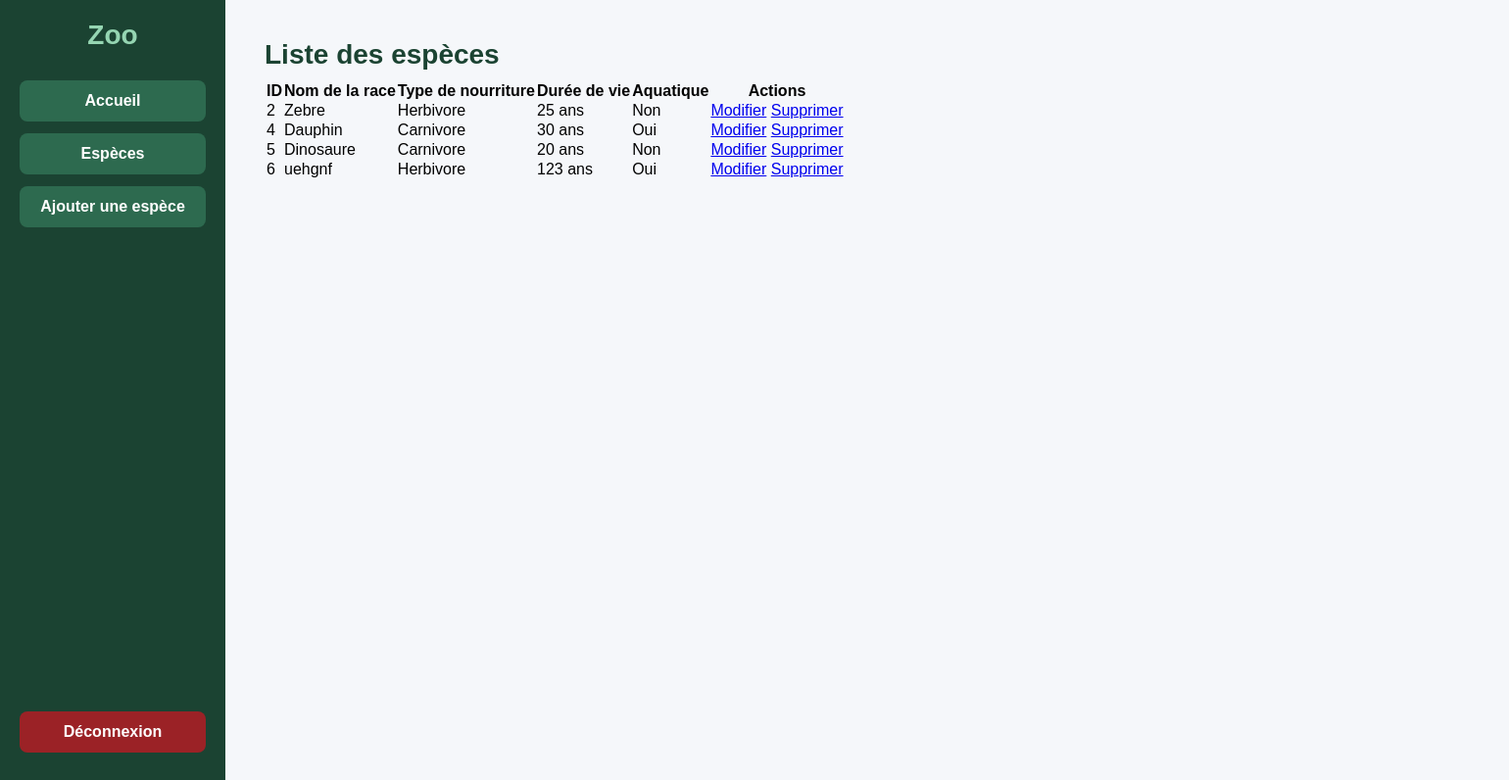
The page /projet_zoo/especes.php (signed in) on the database its author committed.
### tables this page shows
CREATE TABLE `especes` (
  `id` int NOT NULL,
  `nom_race` varchar(30) NOT NULL,
  `type_nourriture` enum('Carnivore','Herbivore','Omnivore') NOT NULL,
  `duree_de_vie` int NOT NULL,
  `animal_aquatique` tinyint(1) NOT NULL DEFAULT '0'
);

### projet_zoo/especes.php (the view, shortened to what this page needs)
<?php
include("connexion.php");
$sql = "SELECT * FROM especes";
$resultat = mysqli_query($conn, $sql);
?>
<!DOCTYPE html>
<html lang="fr">
<head>
    <link rel="stylesheet" href="style2.css">
</head>
<body>
<div class="conteneur">
    <div class="menu">
        <h2>Zoo</h2>
        <a href="accueil.php">Accueil</a>
        <a href="especes.php">Espèces</a>
        <a href="ajout_espece.php">Ajouter une espèce</a>
        <a href="logout.php">Déconnexion</a>
    </div>
    <div class="contenu">
        <h1>Liste des espèces</h1>
        <table>
            <tr>
                <th>ID</th>
                <th>Nom de la race</th>
                <th>Type de nourriture</th>
                <th>Durée de vie</th>
                <th>Aquatique</th>
                <th>Actions</th>
            </tr>
            <?php while ($espece = mysqli_fetch_assoc($resultat)) { ?>
                <tr>
                    <td><?php echo $espece['id']; ?></td>
                    <td><?php echo $espece['nom_race']; ?></td>
                    <td><?php echo $espece['type_nourriture']; ?></td>
                    <td><?php echo $espece['duree_de_vie']; ?> ans</td>
                    <td>
                        <?php
                        if ($espece['animal_aquatique'] == 1) {
                            echo "Oui";
                        } else {
                            echo "Non";
                        }
                        ?>
                    </td>
                    <td>
                        <a href="modifier_espece.php?id=<?php echo $espece['id']; ?>">Modifier</a>
                        <a href="supprimer_espece.php?id=<?php echo $espece['id']; ?>" onclick="return confirm('Supprimer cette espèce ?')">Supprimer</a>
                    </td>
                </tr>
            <?php } ?>
        </table>
    </div>
</div>
</body>
</html>

### projet_zoo/style2.css (style rules this page uses)
* { margin: 0; padding: 0; box-sizing: border-box; }
body { font-family: Arial, sans-serif; background-color: #f5f7fa; }
.conteneur { display: flex; min-height: 100vh; }
.menu { width: 230px; background: #1b4332; padding: 20px; display: flex; flex-direction: column; }
.menu h2 { color: #95d5b2; text-align: center; margin-bottom: 30px; font-size: 28px; }
.menu a { text-decoration: none; color: white; background: #2d6a4f; padding: 12px; margin-bottom: 12px; border-radius: 8px; text-align: center; transition: 0.3s; font-weight: bold; }
.menu a:last-child { margin-top: auto; background: #9b2226; }
.contenu { flex: 1; padding: 40px; }
.contenu h1 { font-size: 28px; color: #1b4332; margin-bottom: 10px; }
.contenu { background: #f5f7fa; }
.contenu::before { content: ""; display: block; background: white; padding: 30px; border-radius: 15px; width: 100%; height: auto; position: absolute; z-index: -1; }

### rows shown on the page
especes: id "2", nom_race "Zebre", type_nourriture "Herbivore", duree_de_vie "25", animal_aquatique "Non"
especes: id "4", nom_race "Dauphin", type_nourriture "Carnivore", duree_de_vie "30", animal_aquatique "Oui"
especes: id "5", nom_race "Dinosaure", type_nourriture "Carnivore", duree_de_vie "20", animal_aquatique "Non"
especes: id "6", nom_race "uehgnf", type_nourriture "Herbivore", duree_de_vie "123", animal_aquatique "Oui"
